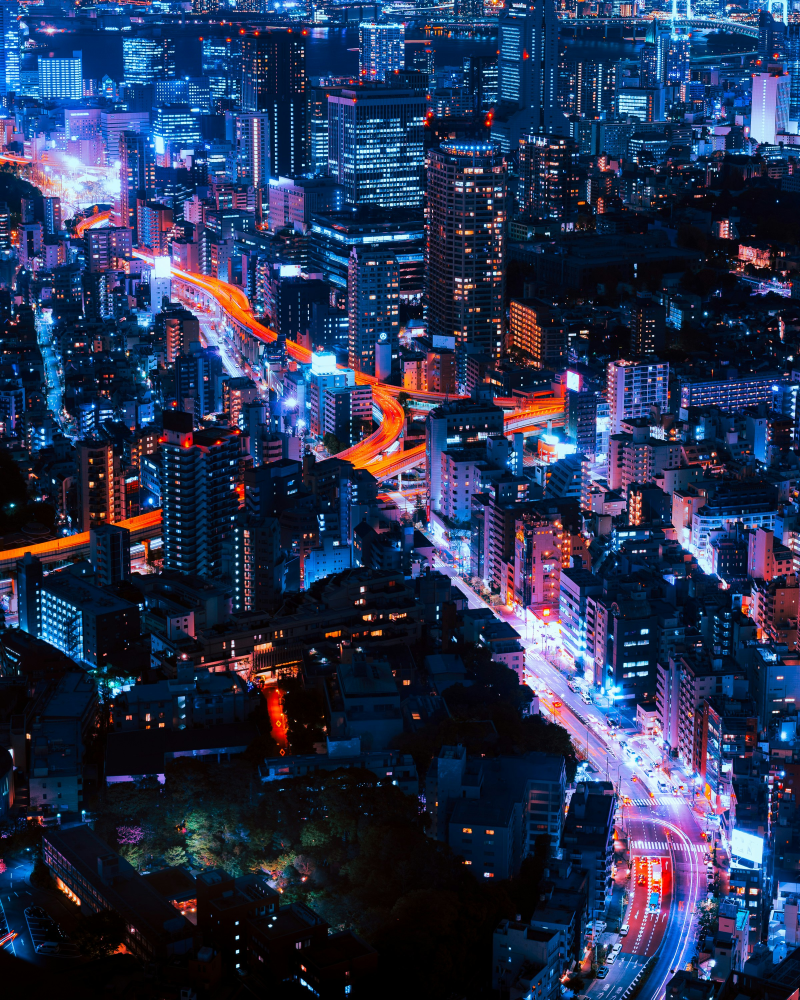
#> input picture kaleido_effect/citylights1.jpg, 2400 x 3000 px (shown at 1/3 size)
$ jupyter execute kaleido.ipynb
#> lines starting #> are read from the running program, lines starting #| are printed output that depends on the picture; after the words box and inside, x2 and y2 are one past the last pixel; in counts of white or black regions, pixels touching at a corner belong together
[cell 1]
import cv2
import numpy as np
import tkinter as tk # Used to get screen resolution

def create_fullscreen_kaleidoscope(image_path, output_path, segments=12):
    # --- 1. Get Screen Resolution ---
#> called with image_path = 'citylights1.jpg', output_path = 'output.jpg', segments = 12
    root = tk.Tk()
    root.withdraw() # Hide the little tkinter window
    screen_w = root.winfo_screenwidth()
    screen_h = root.winfo_screenheight()
    print(f"Detected Screen Size: {screen_w}x{screen_h}")

    # --- 2. Load and Prepare Image ---
    img = cv2.imread(image_path)
#> img is the input picture: shape (3000, 2400, 3); mean B, G, R 81.9, 51.3, 39.7
    if img is None:
        print("Error: Image not found.")
        return

    # To fill a rectangular screen with a radial pattern without black bars,
    # we need to generate a square image as big as the screen's largest dimension,
    # then crop it back down to the screen shape.
    target_dim = max(screen_w, screen_h)

    # Resize the input image so it is at least as big as the target_dim
    h, w = img.shape[:2]
#> h = 3000; w = 2400
    scale = target_dim / min(h, w)
#> scale = 0.8

    # We resize using cubic interpolation for better quality when scaling up
    new_w = int(w * scale)
#> new_w = 1920
    new_h = int(h * scale)
#> new_h = 2400
    img = cv2.resize(img, (new_w, new_h), interpolation=cv2.INTER_CUBIC)
#> img: shape (2400, 1920, 3)

    # Crop to a square (target_dim x target_dim) from the center
    start_x = (new_w - target_dim) // 2
#> start_x = 0
    start_y = (new_h - target_dim) // 2
#> start_y = 240
    img = img[start_y:start_y+target_dim, start_x:start_x+target_dim]
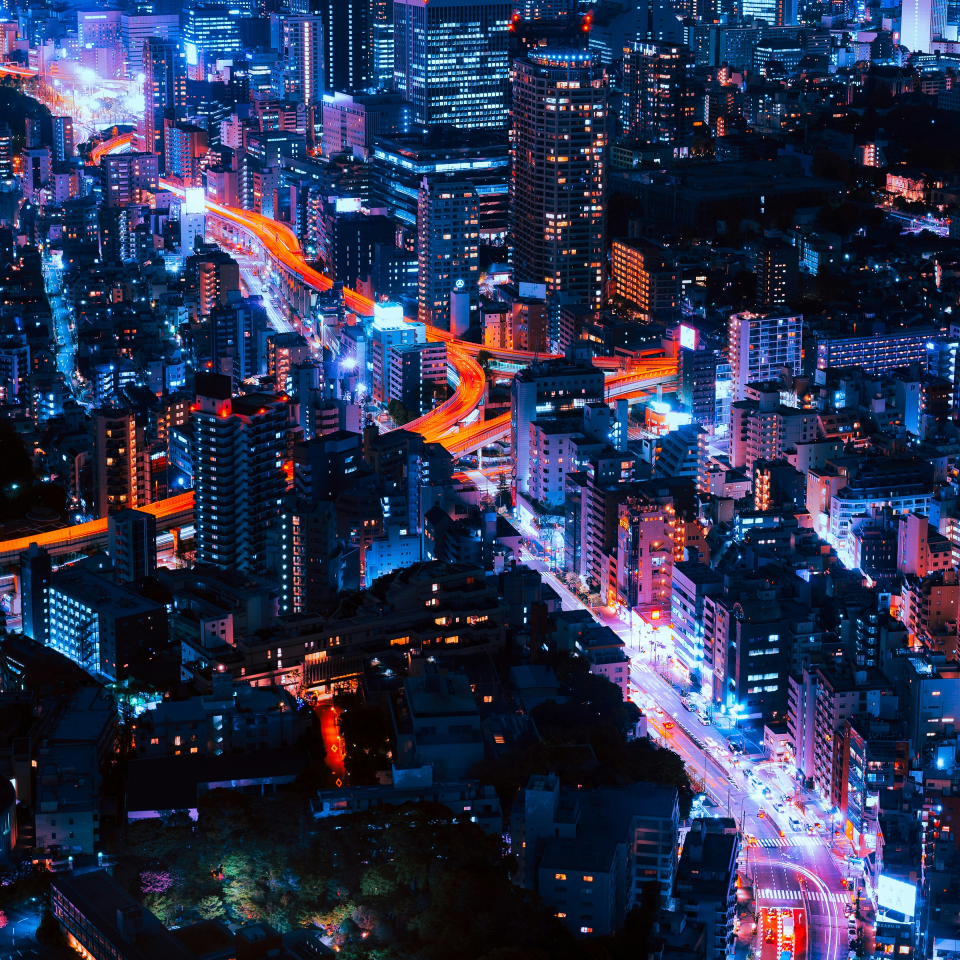
#> img: shape (1920, 1920, 3) (shown at 1/2 size); mean B, G, R 80.9, 51.6, 43.4

    # Update dimensions (now it is perfectly square)
    h, w = img.shape[:2]
#> h = 1920; w = 1920
    center = (w // 2, h // 2)
#> center = (960, 960)

    # --- 3. Create the Wedge Mask ---
    angle = 360 / segments
    mask = np.zeros_like(img)

    # Calculate triangle vertices
    theta = (angle / 2) * (np.pi / 180)
    radius = int(np.sqrt((w/2)**2 + (h/2)**2))
#> radius = 1357

    x_offset = int(radius * np.sin(theta))
#> x_offset = 351
    y_offset = int(radius * np.cos(theta))
#> y_offset = 1310

    pt1 = center
#> pt1 = (960, 960)
    pt2 = (center[0] - x_offset, center[1] - y_offset)
    pt3 = (center[0] + x_offset, center[1] - y_offset)

    triangle_cnt = np.array([pt1, pt2, pt3], np.int32)
    cv2.fillPoly(mask, [triangle_cnt], (255, 255, 255))
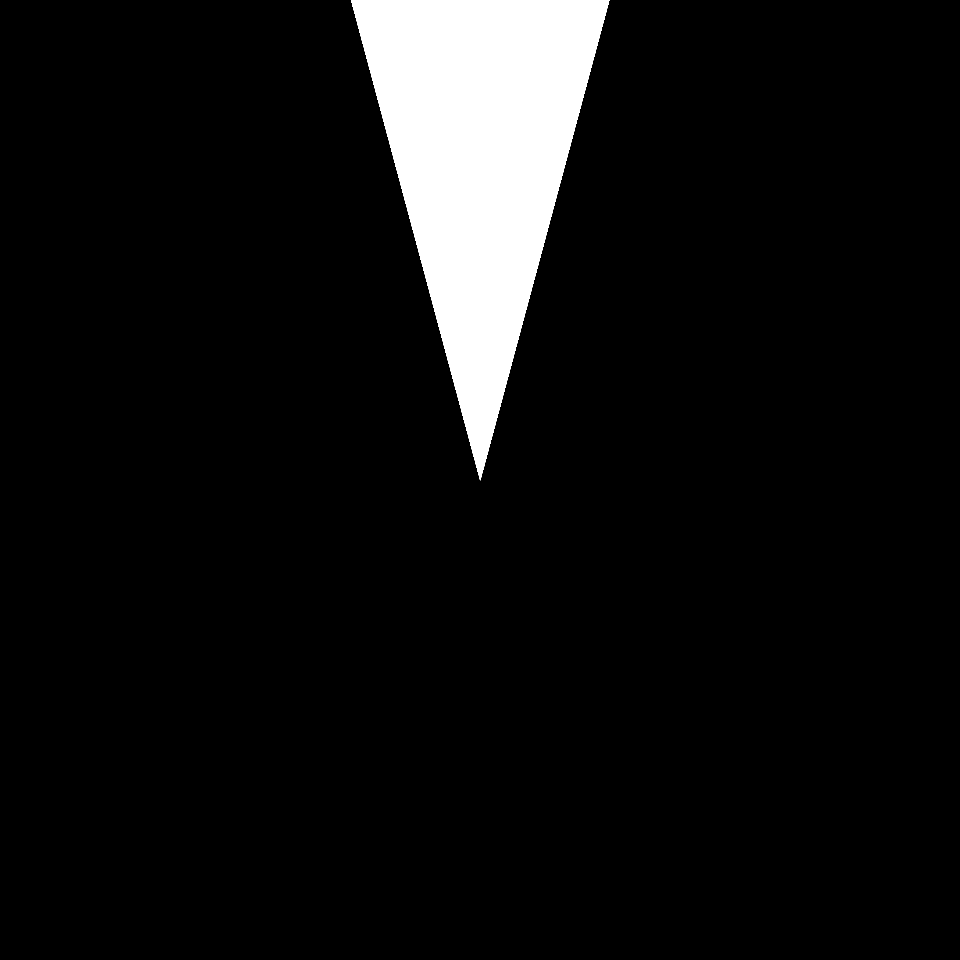
#> mask: shape (1920, 1920, 3) (shown at 1/2 size); 6.8% white; 1 white region, box (x1, y1, x2, y2) and area: (702, 0, 1219, 961) 248899

    masked_img = cv2.bitwise_and(img, mask)
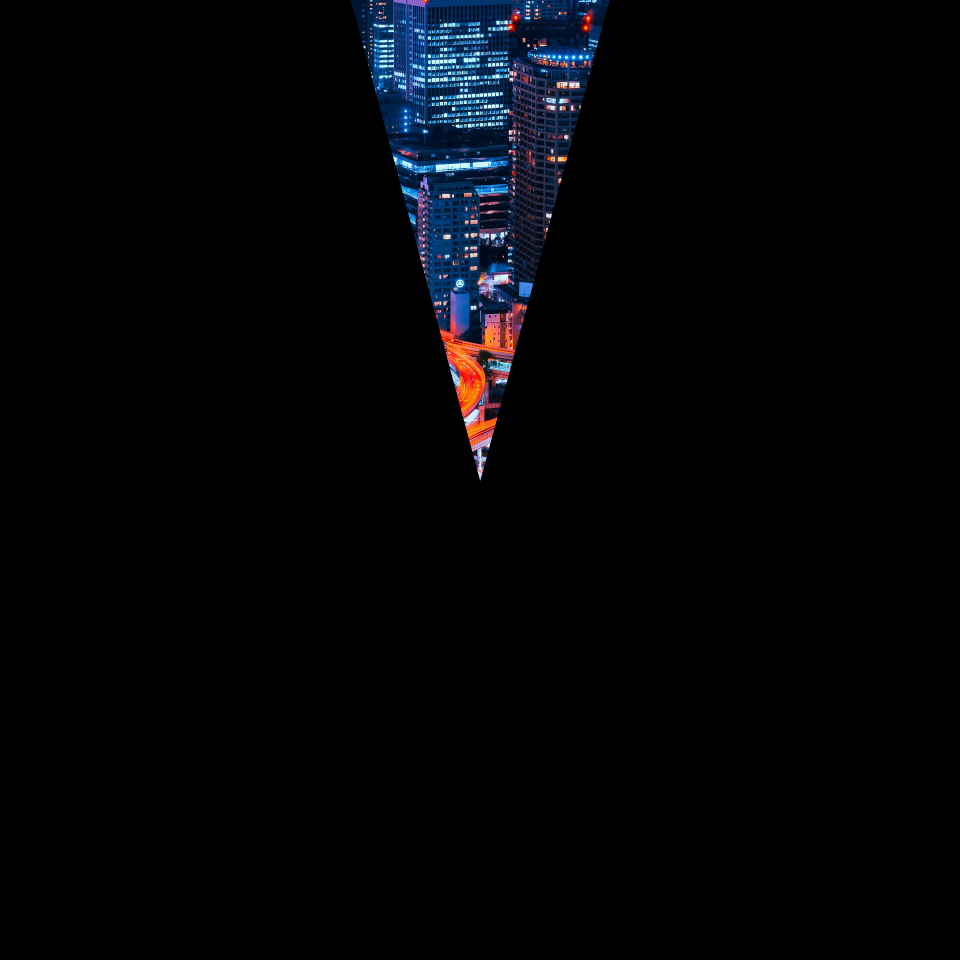
#> masked_img: shape (1920, 1920, 3) (shown at 1/2 size); mean B, G, R 6.4, 4.2, 3.2

    # --- 4. Generate Kaleidoscope ---
    # We generate the large square pattern first
    square_canvas = np.zeros_like(img)

    for i in range(segments):
        current_angle = i * angle
        M = cv2.getRotationMatrix2D(center, current_angle, 1.0)

        if i % 2 == 1:
            flipped_wedge = cv2.flip(masked_img, 1)
            rotated_wedge = cv2.warpAffine(flipped_wedge, M, (w, h))
        else:
            rotated_wedge = cv2.warpAffine(masked_img, M, (w, h))

        square_canvas = np.maximum(square_canvas, rotated_wedge)
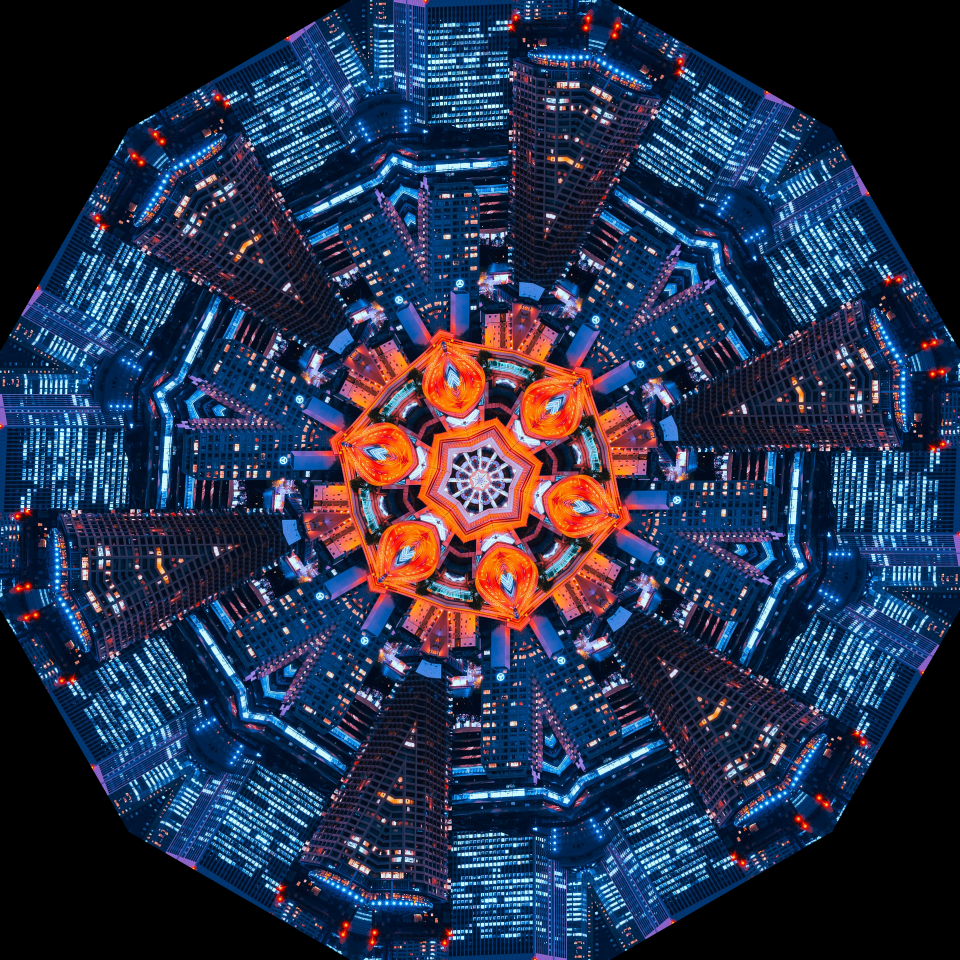
#> square_canvas: shape (1920, 1920, 3) (shown at 1/2 size); mean B, G, R 75.8, 49.8, 37.9

    # --- 5. Crop to Monitor Size ---
    # We now have a massive square. We need to cut out the center
    # to match your specific screen_w and screen_h.

    final_img = np.zeros((screen_h, screen_w, 3), dtype=np.uint8)

    # Calculate crop coordinates
    crop_y = (target_dim - screen_h) // 2
    crop_x = (target_dim - screen_w) // 2

    final_img = square_canvas[crop_y:crop_y+screen_h, crop_x:crop_x+screen_w]
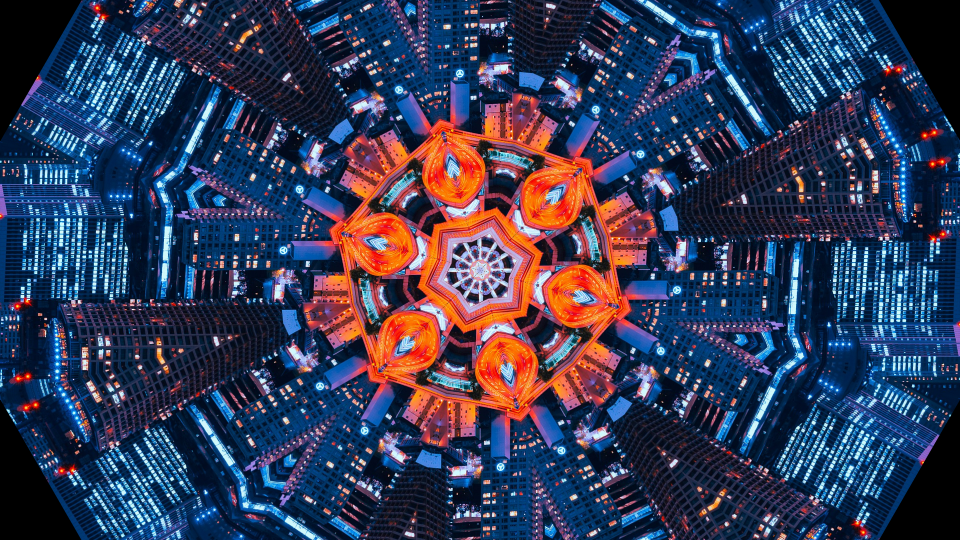
#> final_img: shape (1080, 1920, 3) (shown at 1/2 size); mean B, G, R 87.3, 59.7, 52.6

    # --- 6. Save and Display Fullscreen ---
    cv2.imwrite(output_path, final_img)
    print(f"Saved {output_path} ({screen_w}x{screen_h})")

    # [7 lines of commented-out code are left out]

if __name__ == "__main__":
    # Remember to change 'citylights1.jpg' to your actual file
    create_fullscreen_kaleidoscope('citylights1.jpg', 'output.jpg', segments=12)
